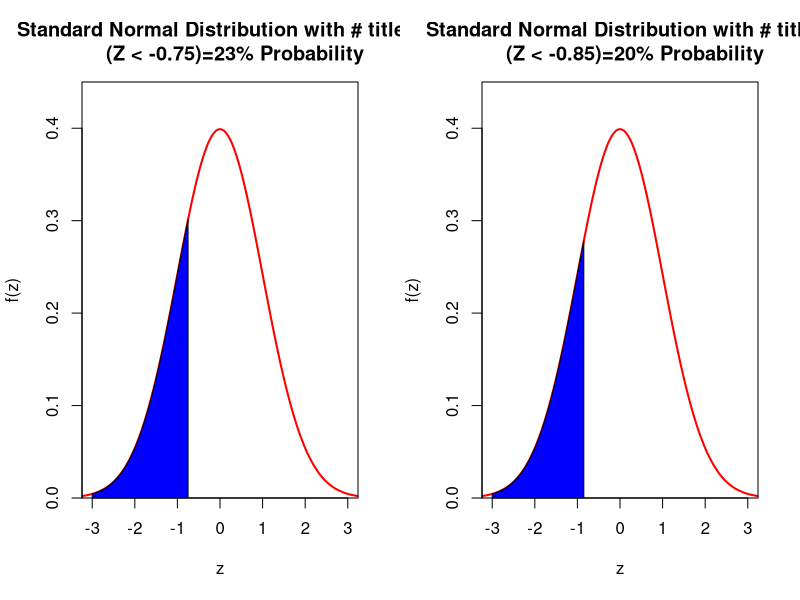
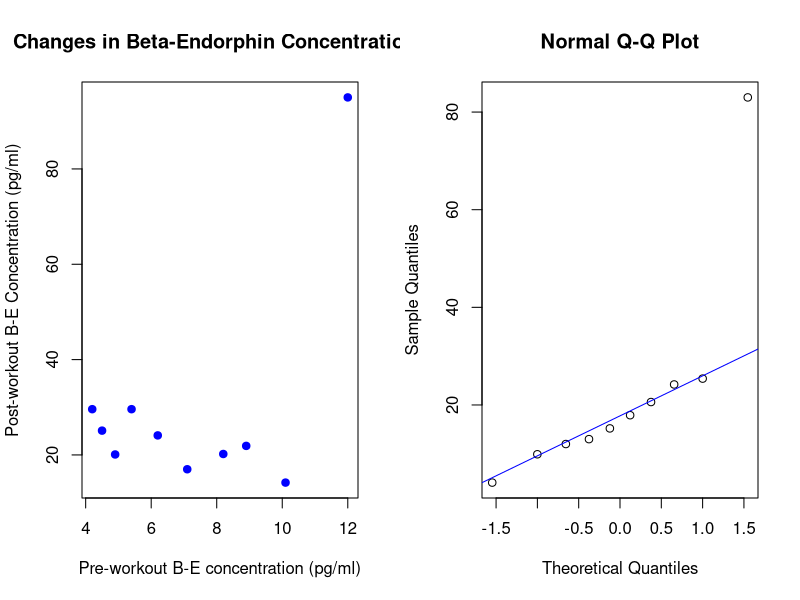
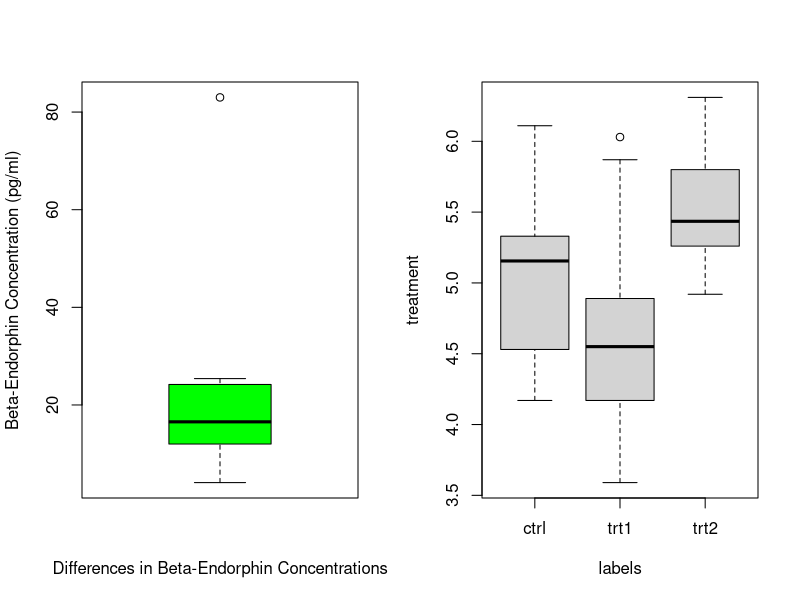
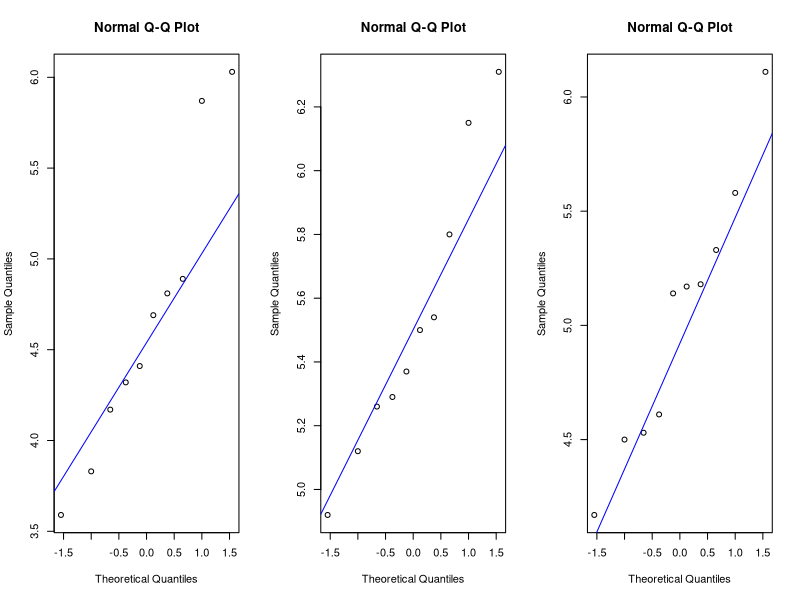

These figures' R source, in order:
# Statistical Analysis

# Question 1
# The lifetime of a particular type of TV
#follows a normal distribution with 𝜇=4800 hours, and = 𝜎=400 hours. 

# (a) Find the probability that a single randomly-chosen TV 
# will last less than 4,500 hours.

# Calculating a probability of a random variable
# p(x < 4500) #x random variable 
prob1<-pnorm(4500, mean = 4800, sd = 400, lower.tail = TRUE, log.p = FALSE) #prob1 is the name of the function
print(prob1)

# b) Find the probability that the mean lifetime
# of a random sample of 16 TVs is less than 4,500 hours. 
# Generating a random sample (y) of 16 TVs from a normal distribution
set.seed(1) # to reconstruct the original set of random numbers
y <- rnorm(16, mean=4800, sd=400) # y (random sample of 16) is the name of the function 
print(y) # print function
mean(y) # mean of y
sd(y) #standard deviation of y
# p(y < 4500)
prob2<-pnorm(4500, mean = mean(y), sd = sd(y), lower.tail=TRUE, log.p = FALSE)
print(prob2)

# (c)Compare answers from (a) and (b). 
# Generate standard normal Distribution with 23% probability

par(mfrow=c(1,2)) # to query graphical parameters
x=seq(-4,4,length=1001) # produces 1001 equally spaced values between -4 and 4 
y=dnorm(x) # produces values of d.n.f for normal distribution
plot(x,y,type="l",lwd=2,col="red", # plots y versus x
     main = "Standard Normal Distribution with # title   
     (Z < -0.75)=23% Probability",
     xlab="z", ylab="f(z)", # x and y labels
     xlim=c(-3,3), ylim=c(0,0.45), yaxs="i") # creates a common axis 
x=seq(-3,-0.75,length=500) # produces 500 equally spaced values btw -3 and -0.85 
y=dnorm(x) # produces values of d.n.f for normal distribution
polygon(c(-3,x,-0.75),c(0,y,0),col="blue") # draws a polygon in a plot

# Generate standard normal distribution with 19% probability
x=seq(-4,4,length=1001) # produces 1001 equally spaced values between -4 and 4 
y=dnorm(x) # produces values of d.n.f for normal distribution
plot(x,y,type="l",lwd=2,col="red", # plots y versus x
     main = "Standard Normal Distribution with # title
     (Z < -0.85)=20% Probability",
     xlab="z", ylab="f(z)", # x and y labels
     xlim=c(-3,3), ylim=c(0,0.45), yaxs="i") # produces values of d.n.f 
x=seq(-3,-0.85,length=500) # produces 500 equally spaced values btw -3 and -0.85 
y=dnorm(x) # produces values of d.n.f for normal distribution
polygon(c(-3,x,-0.85),c(0,y,0),col="blue") # draws a polygon in a plot

# Question 2
getwd() # Get working directory in R
# Beta is the name of “data frame”
beta <-read.csv("beta.csv") # load the data into R 
View(beta)  # check the data have been loaded correctly
str(beta)  # data structure compact display 

# 2. Perform some exploratory data analysis procedures
# Check the summary statistics of the data
summary(beta) # summarize a dataset with summary
# Scatter plot of post-workout beta-endorphin concentrations versus pre-workout beta-endorphin concentrations (pg/ml)
plot(beta$pre, beta$post, pch=19, col="blue", 
     xlab = "Pre-workout B-E concentration (pg/ml)", ylab = "Post-workout B-E Concentration (pg/ml)",
     main = "Changes in Beta-Endorphin Concentrations") # the most used plotting function in R for plotting R objects

# Generate Q-Q plot of the differenced data to check the normality
qqnorm(beta$dif) # draw the Q-Q plot
qqline(beta$dif, col="blue") # draw the line of Q-Q plot

# Box plot of differenced data
boxplot(beta$dif,ylab="Beta-Endorphin Concentration (pg/ml)", # box plot function
        xlab="Differences in Beta-Endorphin Concentrations", # x-axis label
        col=c("green")) # colour function

# Shapiro-Wilk normality test for the differenced data
with(beta, shapiro.test(beta$pre)) # Shapito-Wilk test for “pre” variable

with(beta, shapiro.test(beta$post)) # Shapiro-Wilk test for the “post” variable

with(beta, shapiro.test(beta$dif)) #Shapiro-Wilk test for the differenced data

# Data in 2 numeric vectors
# Beta-endorphin concentration before exercise
pre<-c(beta$pre) # create vector for pre data subset
print(pre) #print function

# Beta endorphin concentration after the treatment
post<-c(beta$post) # create vector for post data subset
print(post) #print function

# Wilcoxin Test in R
wilcox.test(beta$pre, beta$post, paired = TRUE, alternative = "two.sided")

# Question 3
# Data import datafile “PlantGrowth” from R datasets

data("PlantGrowth") # load specified dataset
View(PlantGrowth) # check the data have been loaded correctly
str(PlantGrowth) # data structure compact display
# Summary statistics of the data

summary(PlantGrowth) # summarize a dataset with summary
mean(PlantGrowth[which(PlantGrowth$group=='ctrl'),]$weight)
mean(PlantGrowth[which(PlantGrowth$group=='trt1'),]$weight)
mean(PlantGrowth[which(PlantGrowth$group=='trt2'),]$weight)
sd(PlantGrowth[which(PlantGrowth$group=='ctrl'),]$weight)
sd(PlantGrowth[which(PlantGrowth$group=='trt1'),]$weight)
sd(PlantGrowth[which(PlantGrowth$group=='trt2'),]$weight)

# Separate the data into 3 groups: trt1, trt2 and ctrl
trt1<-subset(PlantGrowth, group=="trt1") # select trt1 of data frame
print(trt1) # print function
trt2<-subset(PlantGrowth, group=="trt2") # select trt2 of data frame
print(trt2) # print function
ctrl<-subset(PlantGrowth,group=="ctrl") # select ctrl of data frame
print(ctrl) # print function

# Generate 3 Box plots of the observed groups (trt1, trt2 and a control group)

labels<-rep(c("trt1","trt2", "ctrl"), each=nrow(trt1)) # returns the variable name
treatment<-c(trt1$weight, trt2$weight, ctrl$weight) # create a vector
boxplot(treatment~labels) # plotting function for boxplot

# Generate  3 Q-Q plots to check the normality of trt,  trt2 and ctrl
par(mfrow=c(1,3)) # set up 3 plots on one page
qqnorm(trt1$weight) # draw plot for trt1
qqline(trt1$weight, col="blue") # draw line
qqnorm(trt2$weight) # draw plot of trt2
qqline(trt2$weight, col="blue") # draw line
qqnorm(ctrl$weight) # draw plot for trt1
qqline(ctrl$weight, col="blue") # draw line

# Compute F-test to assess whether the variances of two groups are equal
cntl<-PlantGrowth[which(PlantGrowth$group=='ctrl'),]$weight
trt2<-PlantGrowth[which(PlantGrowth$group=='trt2'),]$weight

res.ftest <- var.test(weight ~ group, data = subset(PlantGrowth,PlantGrowth$group != 'trt1'))
print(res.ftest)# function to compare two variances 

# Calculate Two Sample t-test
res<-t.test(cntl, trt2, var.equal=TRUE) # t-test function
print(res) # print function







